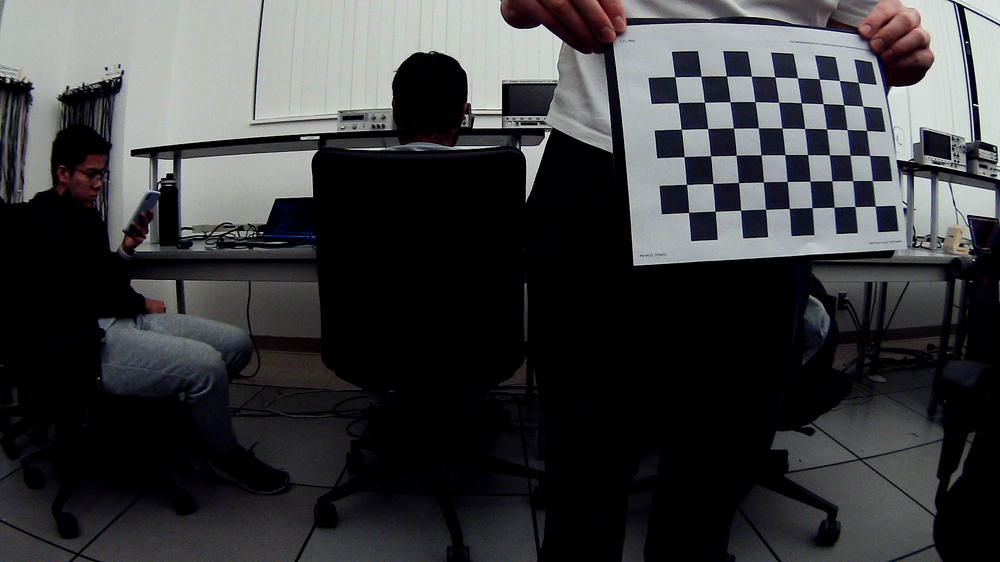
#> input picture VisionProcessing/data/stereoL/img1.png, 1000 x 562 px, shrunk from 1920 x 1080 before the run, found by its file name; its folder holds only this picture in this run
$ python calibrate.py   (older library calls are emulated)
#> lines starting #> are read from the running program, lines starting #| are printed output that depends on the picture; after the words box and inside, x2 and y2 are one past the last pixel; in counts of white or black regions, pixels touching at a corner belong together
import numpy as np
import cv2
from tqdm import tqdm

# Set the path to the images captured by the left and right cameras
pathL = "./data/stereoL/"
pathR = "./data/stereoR/"

print("Extracting image coordinates of respective 3D pattern ....\n")

# Termination criteria for refining the detected corners
criteria = (cv2.TERM_CRITERIA_EPS + cv2.TERM_CRITERIA_MAX_ITER, 30, 0.001)


objp = np.zeros((9*6,3), np.float32)
objp[:,:2] = np.mgrid[0:9,0:6].T.reshape(-1,2)

img_ptsL = []
img_ptsR = []
obj_pts = []

for i in tqdm(range(1,28)):
	imgL = cv2.imread(pathL+"img%d.png"%i)
#> imgL is the input picture: shape (562, 1000, 3); mean B, G, R 61.6, 59.8, 59.2
	imgR = cv2.imread(pathR+"img%d.png"%i)
	imgL_gray = cv2.imread(pathL+"img%d.png"%i,0)
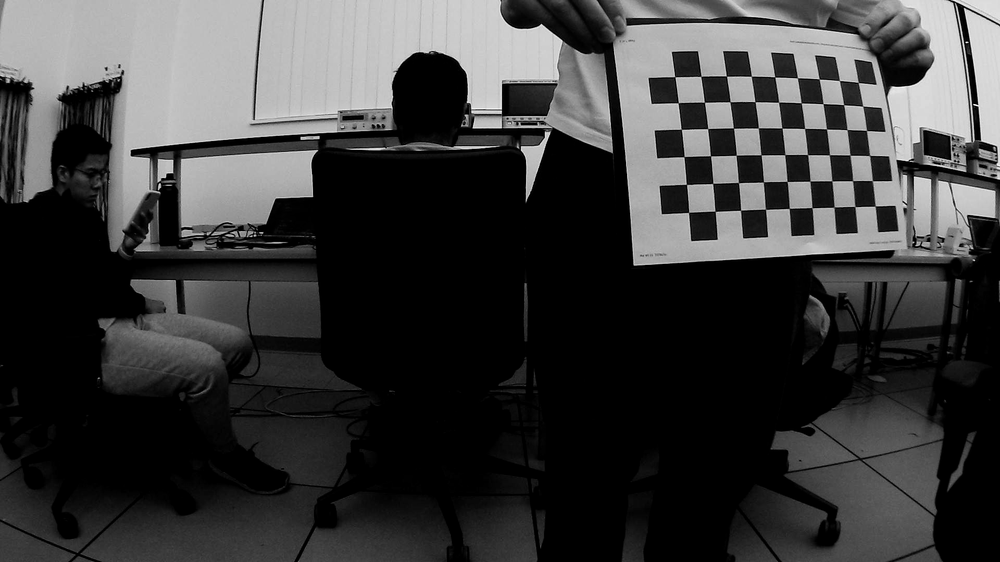
#> imgL_gray: shape (562, 1000); min 0, max 255, mean 59.5
	imgR_gray = cv2.imread(pathR+"img%d.png"%i,0)

	outputL = imgL.copy()
	outputR = imgR.copy()

	retR, cornersR =  cv2.findChessboardCorners(outputR,(9,6),None)
#> retR = True; cornersR = 54 rows, first 8: [875.1, 206], [855, 206.6], [833.9, 207.2], [811.9, 207.5], [789.1, 208.4], [765.6, 209.3], [740.6, 210.3], [715.2, 211.4]
	retL, cornersL = cv2.findChessboardCorners(outputL,(9,6),None)
#> retL = True; cornersL has the same summary as cornersR

	if retR and retL:
		obj_pts.append(objp)
		cv2.cornerSubPix(imgR_gray,cornersR,(11,11),(-1,-1),criteria)
		cv2.cornerSubPix(imgL_gray,cornersL,(11,11),(-1,-1),criteria)
		cv2.drawChessboardCorners(outputR,(9,6),cornersR,retR)
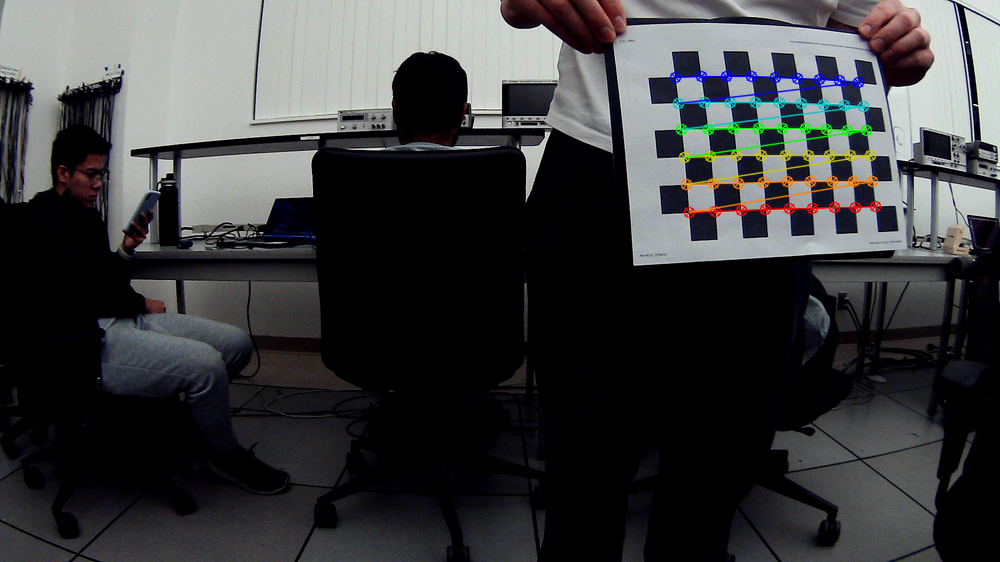
#> outputR: shape (562, 1000, 3); 1.79% of pixels changed, all inside (x1, y1, x2, y2) = (669, 70, 882, 219)
#> (the run stopped early here; a loop or call above may not have finished)
